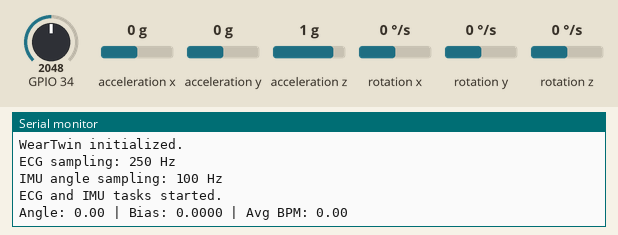
This sketch was run on a simulated ESP32. Shown: the last lines printed to the serial monitor. The test bench sets the inputs (shaded band); at power-on: acceleration x 0 g, acceleration z 1 g, rotation x 0 °/s, GPIO 34 = 2048, acceleration y 0 g, rotation y 0 °/s, rotation z 0 °/s.

Above: at 1.2 s.
1.3 s: acceleration x set to -1.4 g
At 2.3 s:
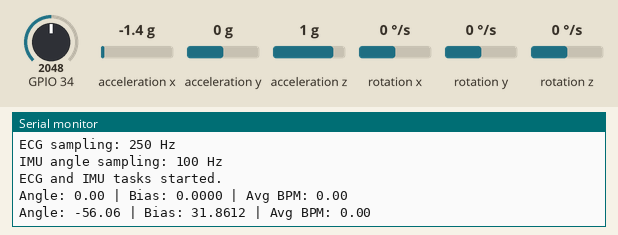
2.8 s: acceleration z set to -1.4 g
At 3.8 s:
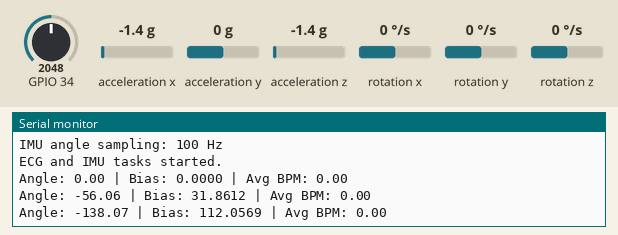
4.3 s: rotation x set to -192 °/s
At 10.8 s:
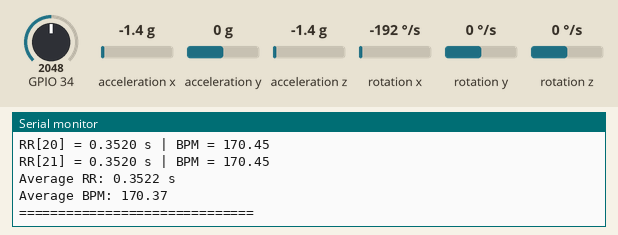
Timing chart, 0 to 11.8 s (numbered marks = the images above; inputs shaded):
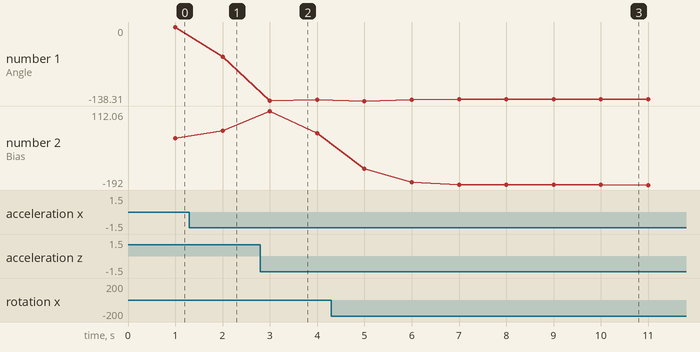

Measured:
- after the input at 1.3 s, the serial monitor: prints a new line after 0.70 s (image 1)
- after the input at 2.8 s, the serial monitor: prints a new line after 0.20 s (image 2)
- after the input at 4.3 s, the serial monitor: prints a new line after 0.70 s (image 3)
- plotted number 1: 0 → -56.06 after the input at 1.3 s, -56.06 → -136.03 after the input at 2.8 s
- plotted number 2: 0 → 31.86 after the input at 1.3 s, 31.86 → 20.53 after the input at 2.8 s, 20.53 → -192 after the input at 4.3 s

The sketch:

simul_WearTwin.ino
```cpp
#include <Arduino.h>
#include <Wire.h>

#include "InertialState.h"
#include "CardialState.h"

// =====================================================
// Object instances
// =====================================================

InertialState inertial;
CardialState cardiac(34);

// Latest IMU readings shared with the main loop
volatile float latestAngle = 0.0f;
volatile float latestBias = 0.0f;

// =====================================================
// FreeRTOS task declarations
// =====================================================

void ecgAcquisitionTask(void *parameter);
void imuAcquisitionTask(void *parameter);

// =====================================================
// Setup
// =====================================================

void setup()
{
    Serial.begin(115200);

    Wire.begin(21, 22);

    // Initialize IMU and Kalman filter.
    if (!inertial.begin())
    {
        Serial.println("IMU initialization failed.");

        while (true)
        {
            delay(1000);
        }
    }

    // Initialize ECG acquisition.
    cardiac.begin();

    Serial.println("WearTwin initialized.");
    Serial.println("ECG sampling: 250 Hz");
    Serial.println("IMU angle sampling: 100 Hz");

    // -------------------------------------------------
    // Task 1: ECG acquisition
    //
    // Core 0
    // cardiac.update() maintains its own 4 ms interval.
    // -------------------------------------------------

    BaseType_t ecgCreated = xTaskCreatePinnedToCore(
        ecgAcquisitionTask,
        "ECG_Acquisition",
        4096,
        nullptr,
        2,
        nullptr,
        0
    );

    // -------------------------------------------------
    // Task 2: IMU angle acquisition
    //
    // Core 1
    // One update every 10 ms = 100 Hz.
    // -------------------------------------------------

    BaseType_t imuCreated = xTaskCreatePinnedToCore(
        imuAcquisitionTask,
        "IMU_Acquisition",
        4096,
        nullptr,
        2,
        nullptr,
        1
    );

    if (ecgCreated != pdPASS || imuCreated != pdPASS)
    {
        Serial.println("ERROR: FreeRTOS task creation failed.");

        while (true)
        {
            delay(1000);
        }
    }

    Serial.println("ECG and IMU tasks started.");
}

// =====================================================
// ECG acquisition task
// =====================================================

void ecgAcquisitionTask(void *parameter)
{
    // Wake every millisecond and let CardialState enforce
    // its existing 4 ms ECG sampling interval.
    TickType_t lastWakeTime = xTaskGetTickCount();

    const TickType_t taskPeriod = pdMS_TO_TICKS(1);

    while (true)
    {
        cardiac.update();

        vTaskDelayUntil(
            &lastWakeTime,
            taskPeriod
        );
    }
}

// =====================================================
// IMU angle acquisition task
// =====================================================

void imuAcquisitionTask(void *parameter)
{
    TickType_t lastWakeTime = xTaskGetTickCount();

    const TickType_t taskPeriod = pdMS_TO_TICKS(10);

    while (true)
    {
        // Read MPU6050, update dt, and run Kalman filter.
        latestAngle = inertial.update();
        latestBias = inertial.getBias();

        // 10 ms period = 100 Hz target rate.
        vTaskDelayUntil(
            &lastWakeTime,
            taskPeriod
        );
    }
}

// =====================================================
// Main loop: reporting only
// =====================================================

void loop()
{
    static unsigned long lastPrint = 0;

    if (millis() - lastPrint >= 1000)
    {
        lastPrint = millis();

        Serial.print("Angle: ");
        Serial.print(latestAngle, 2);

        Serial.print(" | Bias: ");
        Serial.print(latestBias, 4);

        Serial.print(" | Avg BPM: ");
        Serial.println(cardiac.getAverageBPM(), 2);
    }

    delay(1);
}
```

CardialState.cpp
```cpp
#include "CardialState.h"

CardialState::CardialState(int ecgPin)
{
    this->ecgPin = ecgPin;

    sampleIndex = 0;
    lastSampleTime = 0;

    processing = false;
    hasProcessedBuffer = false;

    rPeakCount = 0;
    rrCount = 0;

    averageRR = 0.0f;
    averageBPM = 0.0f;

    lp_x1 = 0.0f;
    lp_x2 = 0.0f;

    lp_y1 = 0.0f;
    lp_y2 = 0.0f;
}

// =====================================================
// Initialization
// =====================================================

void CardialState::begin()
{
    pinMode(ecgPin, INPUT);

    lastSampleTime = micros();

    Serial.println("CardialState initialized.");
    Serial.println("ECG sample rate: 250 Hz");
    Serial.println("ECG buffer: 2000 samples");
    Serial.println("Acquisition window: 8 seconds");
}

// =====================================================
// ECG acquisition
// =====================================================

void CardialState::update()
{
    if (processing)
    {
        return;
    }

    const unsigned long now = micros();

    // Wait until the next 4 ms sample interval.
    if ((unsigned long)(now - lastSampleTime) <
        SAMPLE_PERIOD_US)
    {
        return;
    }

    // Set the timestamp to the actual sampling time.
    // This avoids repeatedly attempting to catch up
    // after a delayed task iteration.
    lastSampleTime = now;

    // -------------------------------------------------
    // Acquire one ADC sample
    // -------------------------------------------------

    samples[sampleIndex] = analogRead(ecgPin);

    sampleIndex++;

    // -------------------------------------------------
    // Process only after collecting 2000 samples
    // -------------------------------------------------

    if (sampleIndex >= BUFFER_SIZE)
    {
        processing = true;

        processBuffer();

        sampleIndex = 0;

        hasProcessedBuffer = true;

        processing = false;
    }
}

// =====================================================
// Buffer status
// =====================================================

bool CardialState::bufferFull() const
{
    return sampleIndex >= BUFFER_SIZE;
}

bool CardialState::hasProcessed() const
{
    return hasProcessedBuffer;
}

// =====================================================
// 35 Hz Butterworth low-pass filter
// Coefficients retained from your original file.
// =====================================================

float CardialState::lowPassFilter(float x)
{
    const float y =
        b0_lp * x
        + b1_lp * lp_x1
        + b2_lp * lp_x2
        - a1_lp * lp_y1
        - a2_lp * lp_y2;

    // Shift input history.
    lp_x2 = lp_x1;
    lp_x1 = x;

    // Shift output history.
    lp_y2 = lp_y1;
    lp_y1 = y;

    return y;
}

// =====================================================
// Process one complete 2000-sample ECG window
// =====================================================

void CardialState::processBuffer()
{
    Serial.println();
    Serial.println("==============================");
    Serial.println("Processing 2000 ECG samples");
    Serial.println("==============================");

    // -------------------------------------------------
    // Reset filter state at the beginning of this block
    // -------------------------------------------------

    lp_x1 = 0.0f;
    lp_x2 = 0.0f;

    lp_y1 = 0.0f;
    lp_y2 = 0.0f;

    // -------------------------------------------------
    // Filter the complete buffer
    // -------------------------------------------------

    for (uint16_t i = 0; i < BUFFER_SIZE; i++)
    {
        filteredSamples[i] =
            lowPassFilter((float)samples[i]);
    }

    // -------------------------------------------------
    // Detect R-peaks
    // -------------------------------------------------

    detectRPeaks();

    // -------------------------------------------------
    // Calculate RR intervals and BPM
    // -------------------------------------------------

    calculateRRAndBPM();

    // -------------------------------------------------
    // Print results
    // -------------------------------------------------

    Serial.println();

    Serial.print("R Peaks detected: ");
    Serial.println(rPeakCount);

    Serial.print("RR intervals: ");
    Serial.println(rrCount);

    for (uint8_t i = 0; i < rrCount; i++)
    {
        Serial.print("RR[");
        Serial.print(i);
        Serial.print("] = ");

        Serial.print(rrIntervals[i], 4);

        Serial.print(" s | BPM = ");

        Serial.println(bpmValues[i], 2);
    }

    Serial.print("Average RR: ");
    Serial.print(averageRR, 4);
    Serial.println(" s");

    Serial.print("Average BPM: ");
    Serial.println(averageBPM, 2);

    Serial.println("==============================");
}

// =====================================================
// R-peak detection
// =====================================================

void CardialState::detectRPeaks()
{
    rPeakCount = 0;

    // -------------------------------------------------
    // Find the filtered signal minimum and maximum
    // -------------------------------------------------

    float signalMin = filteredSamples[0];
    float signalMax = filteredSamples[0];

    for (uint16_t i = 1; i < BUFFER_SIZE; i++)
    {
        if (filteredSamples[i] < signalMin)
        {
            signalMin = filteredSamples[i];
        }

        if (filteredSamples[i] > signalMax)
        {
            signalMax = filteredSamples[i];
        }
    }

    // -------------------------------------------------
    // Adaptive threshold
    // -------------------------------------------------

    const float threshold =
        signalMin + 0.80f * (signalMax - signalMin);

    Serial.print("Filtered Min: ");
    Serial.println(signalMin, 2);

    Serial.print("Filtered Max: ");
    Serial.println(signalMax, 2);

    Serial.print("Threshold: ");
    Serial.println(threshold, 2);

    // -------------------------------------------------
    // Refractory period: 350 ms
    // -------------------------------------------------

    const uint16_t refractorySamples =
        (SAMPLE_RATE * 35U) / 100U;

    int32_t lastPeak = -(int32_t)refractorySamples;

    // -------------------------------------------------
    // Find local maxima above the threshold
    // -------------------------------------------------

    for (uint16_t i = 1; i < BUFFER_SIZE - 1; i++)
    {
        const bool isLocalMaximum =
            filteredSamples[i] > filteredSamples[i - 1]
            &&
            filteredSamples[i] >= filteredSamples[i + 1];

        const bool aboveThreshold =
            filteredSamples[i] > threshold;

        const bool enoughDistance =
            ((int32_t)i - lastPeak) >= refractorySamples;

        if (isLocalMaximum &&
            aboveThreshold &&
            enoughDistance)
        {
            if (rPeakCount < MAX_R_PEAKS)
            {
                rPeaks[rPeakCount] = i;

                rPeakCount++;
                lastPeak = i;

                Serial.print("R Peak at sample: ");
                Serial.println(i);
            }
        }
    }
}

// =====================================================
// RR interval and BPM calculation
// =====================================================

void CardialState::calculateRRAndBPM()
{
    rrCount = 0;

    averageRR = 0.0f;
    averageBPM = 0.0f;

    if (rPeakCount < 2)
    {
        Serial.println(
            "Not enough R peaks for RR/BPM."
        );

        return;
    }

    float rrSum = 0.0f;
    float bpmSum = 0.0f;

    // -------------------------------------------------
    // Calculate each consecutive RR interval
    // -------------------------------------------------

    for (uint8_t i = 1; i < rPeakCount; i++)
    {
        const uint16_t sampleDifference =
            rPeaks[i] - rPeaks[i - 1];

        const float rr =
            (float)sampleDifference / SAMPLE_RATE;

        const float currentBPM =
            rr > 0.0f ? 60.0f / rr : 0.0f;

        rrIntervals[rrCount] = rr;
        bpmValues[rrCount] = currentBPM;

        rrCount++;

        rrSum += rr;
        bpmSum += currentBPM;
    }

    // -------------------------------------------------
    // Calculate averages
    // -------------------------------------------------

    if (rrCount > 0)
    {
        averageRR = rrSum / rrCount;
        averageBPM = bpmSum / rrCount;
    }
}

// =====================================================
// Getters
// =====================================================

uint16_t CardialState::getSample(uint16_t index) const
{
    if (index >= BUFFER_SIZE)
    {
        return 0;
    }

    return samples[index];
}

uint8_t CardialState::getRPeakCount() const
{
    return rPeakCount;
}

uint16_t CardialState::getRPeak(uint8_t index) const
{
    if (index >= rPeakCount)
    {
        return 0;
    }

    return rPeaks[index];
}

float CardialState::getRR(uint8_t index) const
{
    if (index >= rrCount)
    {
        return 0.0f;
    }

    return rrIntervals[index];
}

float CardialState::getBPMValue(uint8_t index) const
{
    if (index >= rrCount)
    {
        return 0.0f;
    }

    return bpmValues[index];
}

float CardialState::getAverageRR() const
{
    return averageRR;
}

float CardialState::getAverageBPM() const
{
    return averageBPM;
}
```

CardialState.h
```cpp
#ifndef CARDIAL_STATE_H
#define CARDIAL_STATE_H

#include <Arduino.h>

class CardialState
{
private:
    // =================================================
    // ECG configuration
    // =================================================

    static constexpr uint16_t BUFFER_SIZE = 2000;
    static constexpr uint16_t SAMPLE_RATE = 250;

    static constexpr uint32_t SAMPLE_PERIOD_US =
        1000000UL / SAMPLE_RATE;  // 4000 us

    int ecgPin;

    uint16_t samples[BUFFER_SIZE];
    float filteredSamples[BUFFER_SIZE];

    uint16_t sampleIndex;
    unsigned long lastSampleTime;

    bool processing;
    bool hasProcessedBuffer;

    // =================================================
    // 35 Hz 2nd-order Butterworth low-pass filter
    // Fs = 250 Hz, Fc = 35 Hz
    // =================================================

    static constexpr float b0_lp = 0.1174f;
    static constexpr float b1_lp = 0.2347f;
    static constexpr float b2_lp = 0.1174f;

    static constexpr float a1_lp = -0.8252f;
    static constexpr float a2_lp = 0.2946f;

    float lp_x1;
    float lp_x2;

    float lp_y1;
    float lp_y2;

    // =================================================
    // R-peak detection
    // Supports up to 31 RR intervals.
    // =================================================

    static constexpr uint8_t MAX_R_PEAKS = 32;

    uint16_t rPeaks[MAX_R_PEAKS];
    uint8_t rPeakCount;

    // =================================================
    // RR intervals and BPM
    // =================================================

    float rrIntervals[MAX_R_PEAKS - 1];
    float bpmValues[MAX_R_PEAKS - 1];

    uint8_t rrCount;

    float averageRR;
    float averageBPM;

    // =================================================
    // Processing functions
    // =================================================

    float lowPassFilter(float x);

    void processBuffer();

    void detectRPeaks();

    void calculateRRAndBPM();

public:
    explicit CardialState(int ecgPin);

    void begin();

    void update();

    // =================================================
    // Status and data getters
    // =================================================

    bool bufferFull() const;

    bool hasProcessed() const;

    uint16_t getSample(uint16_t index) const;

    uint8_t getRPeakCount() const;

    uint16_t getRPeak(uint8_t index) const;

    float getRR(uint8_t index) const;

    float getBPMValue(uint8_t index) const;

    float getAverageRR() const;

    float getAverageBPM() const;
};

#endif
```

InertialState.cpp
```cpp
#include "InertialState.h"

#include <Wire.h>
#include <math.h>

InertialState::InertialState()
{
    ax = ay = az = 0;
    gx = gy = gz = 0;

    currentTime = 0;
    previousTime = 0;

    dt = 0.0f;

    firstRun = true;
}

bool InertialState::begin()
{
    mpu.initialize();

    Serial.println("Establishing MPU6050 connection...");

    if (!mpu.testConnection())
    {
        Serial.println("MPU6050 connection failed!");
        return false;
    }

    Serial.println("MPU6050 connected!");

    // Initialize microsecond timing.
    previousTime = micros();

    return true;
}

void InertialState::readSensor()
{
    mpu.getMotion6(
        &ax,
        &ay,
        &az,
        &gx,
        &gy,
        &gz
    );
}

void InertialState::updateTime()
{
    currentTime = micros();

    // Unsigned subtraction handles micros() rollover.
    uint32_t elapsedUs = currentTime - previousTime;

    dt = elapsedUs / 1000000.0f;

    previousTime = currentTime;
}

float InertialState::getAccelerometerAngle()
{
    /*
       Accelerometer angle for the existing orientation:

           angle = atan2(Ax, Az)
    */

    float angle = atan2(
        (float)ax,
        (float)az
    );

    return angle * 180.0f / PI;
}

float InertialState::getGyroRate()
{
    /*
       MPU6050 sensitivity at the default ±250 deg/s range:

           131 LSB/(deg/s)
    */

    return (float)gx / 131.0f;
}

float InertialState::update()
{
    // Read the latest sensor measurements.
    readSensor();

    // Calculate the actual elapsed time.
    updateTime();

    float accelAngle = getAccelerometerAngle();
    float gyroRate = getGyroRate();

    // Initialize the estimated angle on the first reading.
    if (firstRun)
    {
        kalman.setAngle(accelAngle);
        firstRun = false;
    }

    // Predict angle using the gyro.
    kalman.predict(
        gyroRate,
        dt
    );

    // Correct the prediction using the accelerometer.
    return kalman.update(
        accelAngle
    );
}

float InertialState::getAngle() const
{
    return kalman.getAngle();
}

float InertialState::getBias() const
{
    return kalman.getBias();
}

float InertialState::getDt() const
{
    return dt;
}
```

Source omitted: InertialState.h (699 bytes), KalmanFilter.cpp (3365 bytes), KalmanFilter.h (793 bytes)
